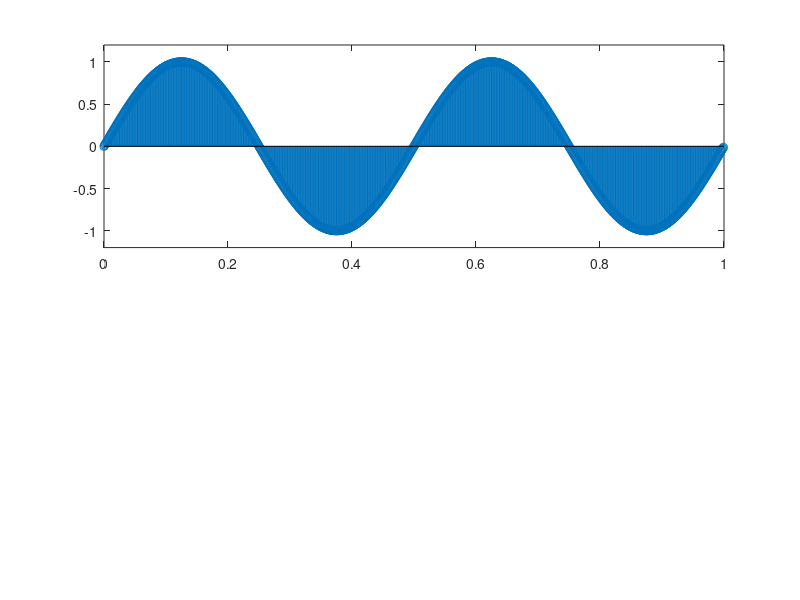

Recreate this plot in MATLAB.
clear all
clc

Fs=1000; %frek sampling
t=(0:Fs-1)/Fs; %proses normalisasi
s2=sin(2*pi*t*2);
subplot(211)
stem(t,s2)
axis([0 1 -1.2 1.2])
sound(s2,Fs)
